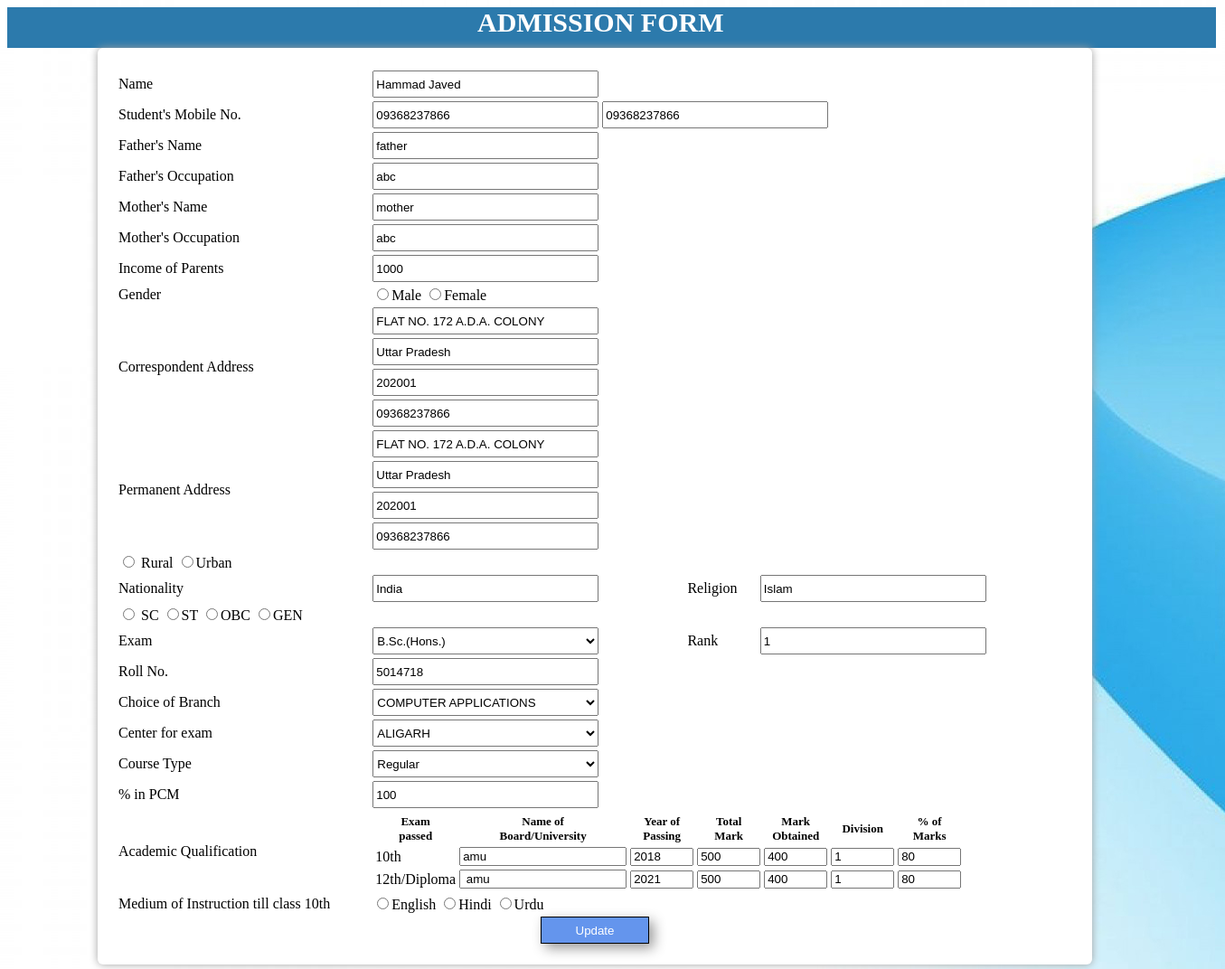
Screenshot of /editform.php (signed in) with the database file from the repository.
### tables this page shows
CREATE TABLE `t_user` (
  `s_detid` varchar(15) NOT NULL,
  `s_id` varchar(15) NOT NULL,
  `s_phn1` varchar(15) DEFAULT NULL,
  `s_phn2` varchar(15) DEFAULT NULL,
  `f_name` varchar(45) NOT NULL,
  `f_occ` varchar(45) NOT NULL,
  `f_phn` varchar(15) DEFAULT NULL,
  `m_name` varchar(45) NOT NULL,
  `m_occ` varchar(45) NOT NULL,
  `m_phn` varchar(15) DEFAULT NULL,
  `s_iop` int(10) NOT NULL,
  `s_sex` varchar(6) NOT NULL,
  `s_cadr` varchar(50) NOT NULL,
  `s_cst` varchar(20) NOT NULL,
  `s_cpin` int(6) NOT NULL,
  `s_cmob` varchar(15) DEFAULT NULL,
  `s_padr` varchar(50) NOT NULL,
  `s_pst` varchar(20) NOT NULL,
  `s_ppin` int(6) NOT NULL,
  `s_pmob` varchar(15) DEFAULT NULL,
  `s_ruc` varchar(10) NOT NULL,
  `s_natn` varchar(10) NOT NULL,
  `s_relg` varchar(10) DEFAULT NULL,
  `s_catg` varchar(3) NOT NULL,
  `s_mainsxam` varchar(20) NOT NULL,
  `s_mainsrank` varchar(10) NOT NULL,
  `s_mainsroll` varchar(20) NOT NULL,
  `s_mainsbrnch` varchar(45) NOT NULL,
  `s_branch` varchar(60) NOT NULL,
  `s_college` varchar(6) NOT NULL,
  `s_center` varchar(20) NOT NULL,
  `s_crtype` varchar(10) NOT NULL,
  `s_pcm` varchar(10) NOT NULL,
  `s_tenbrd` varchar(7) NOT NULL,
  `s_tenyop` varchar(4) NOT NULL,
  `s_tentotmark` varchar(4) NOT NULL,
  `s_tenmarkob` varchar(4) NOT NULL,
  `s_tendiv` varchar(4) NOT NULL,
  `s_tenprcmark` varchar(4) NOT NULL,
  `s_twlbrd` varchar(7) NOT NULL,
  `s_twlyop` varchar(4) NOT NULL,
  `s_twltotmark` varchar(4) NOT NULL,
  `s_twlmarkob` varchar(4) NOT NULL,
  `s_twldiv` varchar(4) NOT NULL,
  `s_twlprcmark` varchar(4) NOT NULL,
  `s_moi` varchar(8) NOT NULL,
  `s_pay` varchar(4) NOT NULL
);

CREATE TABLE `t_user_data` (
  `s_id` varchar(10) NOT NULL,
  `s_pwd` varchar(15) NOT NULL,
  `s_dob` date DEFAULT NULL,
  `s_name` varchar(45) NOT NULL,
  `s_email` varchar(45) NOT NULL,
  `s_mob` varchar(10) DEFAULT NULL,
  `s_signupdate` datetime(6) NOT NULL
);

### editform.php (the view, shortened to what this page needs)
<?php
    include 'db.php';
$q=mysqli_query($con,"select s_name from t_user_data where s_id='".$_SESSION['user']."'");
$n=  mysqli_fetch_assoc($q);
$stname= $n['s_name'];
?>
<html>
    <head>
        <link type="text/css" rel="stylesheet" href="css/admform.css"></link>
    </head>
     <body style="background-image:url('./images/inbg.jpg');">
        <form id="edform" action="editform.php" method="post">
            <div id="dmid" class="container-fluid">
                 <div class="row">
                    <div class="col-sm-12">
                        <font style="color:white; margin-left:520px; font-family: Verdana; width:100%; font-size:30px;">
                        <b>ADMISSION FORM</b> </font>
                      </div>
                 </div>
             </div>
            <table class="frmtbl">
                <?php
                    $result = mysqli_query($con,"SELECT * FROM t_user WHERE s_id='".$_SESSION['user']."'");
                            while($row = mysqli_fetch_array($result))
                              {
                ?>
                  <tr>
                      <td> <font style="font-family: Verdana;">Name </font> </td>
                    <td colspan="2"> <input type="text" id="unam" name="unam" value="<?php echo $stname;?>">
                  </tr>
                  <tr>
                    <td> <font style="font-family: Verdana;">Student's Mobile No.</font>  </td>
                    <td colspan="3"> <input type="text" id="uphn1" name="uphn1" value="<?php echo $row[2]  ?>">
                    <input type="text" id="uphn2" name="uphn2" value="<?php echo $row[3]  ?>"></td>
                  </tr>
                  <tr>
                    <td><font style="font-family: Verdana;"> Father's Name</font></td>
                    <td  colspan="3"> <input type="text" id="ufname" name="ufname" value="<?php echo $row[4]  ?>" > </td>
                   </tr>
                  <tr>
                    <td> <font style="font-family: Verdana;">Father's Occupation</font></td>
                    <td> <input type="text" id="ufocc" name="ufocc" value="<?php echo $row[5] ?>"> </td>
                  </tr>
                <tr>
                    <td> <font style="font-family: Verdana;">Mother's Name</font> </td>
                    <td colspan="3"> <input type="text" id="umname" name="umname" value="<?php echo $row[7] ?>"></td>
                </tr>
                <tr>
                    <td> <font style="font-family: Verdana;">Mother's Occupation</font></td>
                    <td> <input type="text" id="umocc" name="umocc" value="<?php echo $row[8] ?>"> </td>
                </tr>
                <tr>
                    <td><font style="font-family: Verdana;"> Income of Parents </font>
                     <td  colspan="3"><input type="text" id="inc" name="inc" value="<?php echo $row[10] ?>"></td>
                </tr>
                <tr>
                    <td> <font style="font-family: Verdana;">Gender </font>
                    <td><input type="radio" id="gen" name="gen" value="Male"><font style="font-family: Verdana;">Male</font>
                     <input type="radio" id="gen" name="gen" value="Female"><font style="font-family: Verdana;">Female </font></td>
                </tr>
                <tr>
                    <td><font style="font-family: Verdana;"> Correspondent Address</font>
                    <td colspan="3"><input type="text" id="cadr" name="cadr" value="<?php echo $row[12] ?>" ><br>
                          <input type="text" id="cast" name="cast" value="<?php echo $row[13] ?>" style="margin-top: 4px;"><br>
                          <input type="text" id="capin" name="capin" value="<?php echo $row[14] ?>" style="margin-top: 4px;"><br>
                          <input type="text" id="camob" name="camob" value="<?php echo $row[15] ?>" style="margin-top: 4px;"><br>
                </td>
                <tr>
                    <td> <font style="font-family: Verdana;">Permanent Address</font>
                    <td colspan="3"><input type="text" id="padr" name="padr" value="<?php echo $row[16] ?>" ><br>
                          <input type="text" id="past" name="past" value="<?php echo $row[17] ?>" style="margin-top: 4px;"><br>
                          <input type="text" id="papin" name="papin" value="<?php echo $row[18] ?>" style="margin-top: 4px;"><br>
                          <input type="text" id="pamob" name="pamob" value="<?php echo $row[19] ?>" style="margin-top: 4px;"><br>
                    </td>
                </tr>
                <tr>
                    <td colspan="4"><input type="radio" id="rur" name="rur" value="Rural"><font style="font-family: Verdana;">
                        Rural
                        <input type="radio" id="rur" name="rur" value="Urban"><font style="font-family: Verdana;">Urban</font>
                 </tr>
                <tr>
                    <td><font style="font-family: Verdana;"> Nationality</font>
                    <td><input type="text" id="natn" name="natn" value="<?php echo $row[21] ?>"></td>
                    <td><font style="font-family: Verdana;"> Religion</font>
                    <td><input type="text" id="relg" name="relg" value="<?php echo $row[22] ?>"></td>
                </tr>
                <tr>
                    <td colspan="4"><input type="radio" id="cat" name="cat" value="SC"><font style="font-family: Verdana;">
                        SC
                        <input type="radio" id="cat" name="cat" value="ST"><font style="font-family: Verdana;">ST</font>
                        <input type="radio" id="cat" name="cat" value="OBC"><font style="font-family: Verdana;">OBC</font>
                        <input type="radio" id="cat" name="cat" value="GEN"><font style="font-family: Verdana;">GEN</font></td>
                 </tr>
                 <tr>
                    <td><font style="font-family: Verdana;">Exam</font></td>
                    <td><select id="oaco" name="oaco" >
                            <option><?php echo $row[24] ?></option>
                        </select>
                    </td>
                    <td><font style="font-family: Verdana;">Rank</font></td>
                    <td><input type="text" id="oarank" name="oarank" value="<?php echo $row[25] ?>"></td>
               </tr>
               <tr>
                    <td><font style="font-family: Verdana;">Roll No.</font></td>
                    <td><input type="text" id="oaroll" name="oaroll" value="<?php echo $row[26] ?>"></td>
               </tr>
               <tr>
                    <td><font style="font-family: Verdana;">Choice of Branch</font></td>
                    <td><select id="brnc" name="brnc">
                         <option><?php echo $row[28] ?></option>
                         </select>
                     </td>
               </tr>
                <tr>
                     <td><font style="font-family: Verdana;">Center for exam</font></td>
                     <td><select id="cen" name="cen">
                         <option><?php echo $row[30] ?></option>
                         </select>
                     </td>
                </tr>
                <tr>
                     <td><font style="font-family: Verdana;">Course Type</font></td>
                     <td><select id="crsty" name="crsty">
                         <option><?php echo $row[31] ?></option>
                         </select>
                     </td>
                </tr>
                <tr>
                     <td><font style="font-family: Verdana;">% in PCM</font></td>
                     <td><input type="text" id="pcm" name="pcm" value="<?php echo $row[32] ?>"></td>
                </tr>
               <tr>
                   <td><font style="font-family: Verdana;">Academic Qualification</font></td>
                   <td colspan="3">
                       <table class="table table-hover">
                           <thead>
                               <tr>
                                    <th><font style="font-family: Verdana;font-size: small">Exam</font> <br><font style="font-family: Verdana; font-size: small">passed</font></th>
                                    <th><font style="font-family: Verdana;font-size: small">Name of</font> <br><font style="font-family: Verdana;font-size: small">Board/University</font></th>
                                    <th><font style="font-family: Verdana;font-size: small">Year of</font> <br><font style="font-family: Verdana;font-size: small"> Passing</font></th>
                                    <th><font style="font-family: Verdana;font-size: small">Total</font><br><font style="font-family: Verdana;font-size: small"> Mark</font></th>
                                    <th><font style="font-family: Verdana;font-size: small">Mark</font> <br><font style="font-family: Verdana;font-size: small">Obtained</font></th>
                                    <th><font style="font-family: Verdana;font-size: small">Division</font></th>
                                    <th><font style="font-family: Verdana;font-size: small">% of</font><br><font style="font-family: Verdana;font-size: small"> Marks</font></th>
                              </tr>
                           </thead>
                            <tbody>
                           <tr>
                               <td><?php echo "10th"; ?></td>
                               <td><input type="text" id="nob1" name="nob1" value="<?php echo $row[33] ?>"></td>
                               <td><input type="text" id="yop1" name="yop1" class="actab" value="<?php echo $row[34] ?>"></td>
                               <td><input type="text" id="tm1" name="tm1" class="actab" value="<?php echo $row[35] ?>"></td>
                               <td><input type="text" id="mo1" name="mo1" class="actab" value="<?php echo $row[36] ?>"></td>
                               <td><input type="text" id="divs1" name="divs1" class="actab" value="<?php echo $row[37] ?>"></td>
                               <td><input type="text" id="pom1" name="pom1" class="actab" value="<?php echo $row[38] ?>"></td>
                           </tr>
                           <tr>
                               <td><?php echo "12th/Diploma"; ?> </td>
                               <td><input type="text" id="nob2" name="nob2" value="<?php echo $row[39] ?>"></td>
                               <td><input type="text" id="yop2" name="yop2" class="actab" value="<?php echo $row[40] ?>"></td>
                               <td><input type="text" id="tm2" name="tm2" class="actab" value="<?php echo $row[41] ?>"></td>
                               <td><input type="text" id="mo2" name="mo2" class="actab" value="<?php echo $row[42] ?>"></td>
                               <td><input type="text" id="divs2" name="divs2" class="actab" value="<?php echo $row[43] ?>"></td>
                               <td><input type="text" id="pom2" name="pom2" class="actab" value="<?php echo $row[44] ?>"></td>
                           </tr>
                            </tbody>
                       </table>
                           <tr>
                               <td><font style="font-family: Verdana;">Medium of Instruction till class 10th</font></td>
                               <td colspan="3">
                               <input type="radio" id="moi" name="moi" value="English"><font style="font-family: Verdana;">English</font>
                                    <input type="radio" id="moi" name="moi" value="Hindi"><font style="font-family: Verdana;">Hindi</font>
                                    <input type="radio" id="moi" name="moi" value="Telugu"><font style="font-family: Verdana;">Urdu</font>
                               </td>
                           </tr>
                           <tr>
                                <td colspan="4">
                                   <center> <input type="submit" id="frmupdate" name="frmupdate" value="Update" ></center>
                                </td>
                           </tr>
                           <?php
                              }
                           ?>
                       </table>
            <br>
            <br>
                  </form>
            </body>
</html>

### css/admform.css (style rules this page uses)
#dmid { height:45px; width:1337px; background-color: #2c7aac; }
.frmtbl { box-shadow: 0px 0px 10px #a0a0a0; margin-left:100px; width:1100px; border-color: #3399ff; border-radius: 6px; padding: 20px 20px 20px 20px; background-color: #ffffff; }
.actab { width:70px; height:20px; }
#unam { width:250px; height:30px; }
#uphn1 { width:250px; height:30px; }
#uphn2 { width:250px; height:30px; }
#ufname { width:250px; height:30px; }
#ufocc { width:250px; height:30px; }
#umname { width:250px; height:30px; }
#umocc { width:250px; height:30px; }
#inc { width:250px; height:30px; }
#cadr { width:250px; height:30px; }
#cast { width:250px; height:30px; }
#capin { width:250px; height:30px; }
#camob { width:250px; height:30px; }
#padr { width:250px; height:30px; }
#past { width:250px; height:30px; }
#papin { width:250px; height:30px; }
#pamob { width:250px; height:30px; }
#natn { width:250px; height:30px; }
#relg { width:250px; height:30px; }
#oarank { width:250px; height:30px; }
#oaroll { width:250px; height:30px; }
#oaco { width:250px; height:30px; }
#brnc { width:250px; height:30px; }
#cen { width:250px; height:30px; }
#crsty { width:250px; height:30px; }
#pcm { width:250px; height:30px; }
#frmupdate { width:120px; height: 30px; border-style: solid; border-width: 1px; background-color: cornflowerblue; color: white; box-shadow: 5px 5px 14px #999999; }

### rows the page displays
t_user: unam "Hammad Javed", uphn1 "09368237866", uphn2 "09368237866", ufname "father", ufocc "abc", umname "mother", umocc "abc", inc "1000", cadr "FLAT NO. 172 A.D.A. COLONY", cast "Uttar Pradesh", capin "202001", camob "09368237866", padr "FLAT NO. 172 A.D.A. COLONY", past "Uttar Pradesh", papin "202001", pamob "09368237866", natn "India", relg "Islam", oaco "B.Sc.(Hons.)", oarank "1", oaroll "5014718", brnc "COMPUTER APPLICATIONS", cen "ALIGARH", crsty "Regular", pcm "100", nob1 "amu", yop1 "2018", tm1 "500", mo1 "400", divs1 "1", pom1 "80", nob2 "amu", yop2 "2021", tm2 "500", mo2 "400", divs2 "1", pom2 "80"
